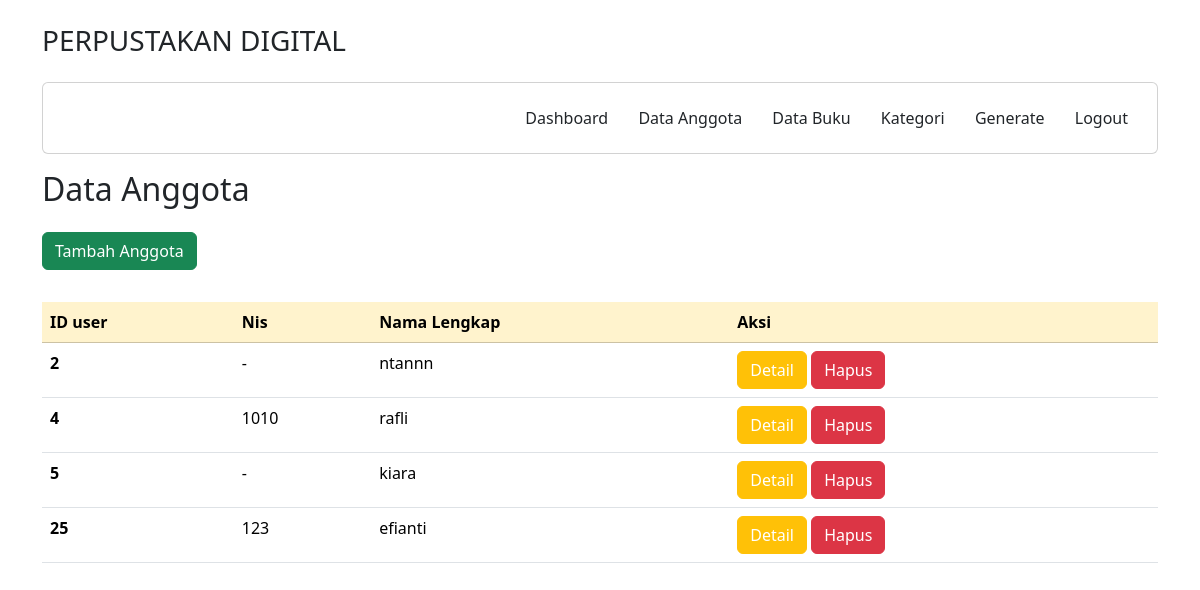
/admin/anggota.php, run on the app's committed database.
### tables this page shows
CREATE TABLE `user` (
  `id_user` int(11) NOT NULL,
  `username` varchar(255) NOT NULL,
  `password` varchar(255) NOT NULL,
  `email` varchar(255) NOT NULL,
  `nis` varchar(20) NOT NULL,
  `nama_lengkap` varchar(255) NOT NULL,
  `alamat` text NOT NULL,
  `level` enum('admin','petugas','peminjam') NOT NULL
);

### admin/anggota.php (the view)
<?php
   include 'layout/header.php';
?>
    <div class="container">
        <div class="row" style="margin-top: 1rem;">
            <h2>Data Anggota</h2>
            <div class="col">
            <a href="data/tambah_ptgs.php" class="btn btn-success my-3">Tambah Anggota</a>
                <table class="table my-3">
                    <thead class="table table-warning">
                        <tr>
                            <th scope="col">ID user</th>
                            <th scope="col">Nis</th>
                            <th scope="col">Nama Lengkap</th>
                            <th scope="col">Aksi</th>
                        </tr>
                    </thead>
                    <?php
                include '../koneksi/koneksi.php';
                $data = mysqli_query($koneksi, "SELECT * FROM user");
                while ($d = mysqli_fetch_array($data)) {
               ?>
               <tbody>
                    <tr>
                        <th scope="row"><?= $d['id_user']; ?></th>
                        <td><?= $d['nis']; ?></td>
                        <td><?= $d['nama_lengkap']; ?></td>
                        <td>
                           <a href="data/detail_anggota.php?id_user=<?php echo $d['id_user'];?>" class="btn btn-warning text-white">Detail</a>
                           <a href="data/hapus_anggota.php?id_user=<?php echo $d['id_user'];?>" class="btn btn-danger text-white">Hapus</a>
                        </td>
                    </tr>
               </tbody>
               <?php
                }
               ?>
                </table>
            </div>
        </div>
    </div>

### data on the page
user: id_user "2", nis "-", nama_lengkap "ntannn"
user: id_user "4", nis "1010", nama_lengkap "rafli"
user: id_user "5", nis "-", nama_lengkap "kiara"
user: id_user "25", nis "123", nama_lengkap "efianti"
